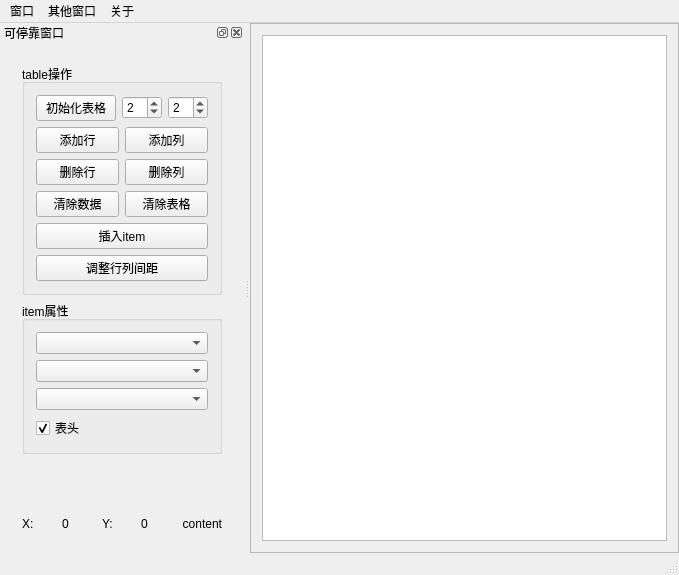
<?xml version="1.0" encoding="UTF-8"?>
<ui version="4.0">
 <class>MainWindow</class>
 <widget class="QMainWindow" name="MainWindow">
  <property name="geometry">
   <rect>
    <x>0</x>
    <y>0</y>
    <width>679</width>
    <height>575</height>
   </rect>
  </property>
  <property name="windowTitle">
   <string>窗口</string>
  </property>
  <widget class="QWidget" name="centralWidget">
   <layout class="QGridLayout" name="gridLayout_5">
    <property name="leftMargin">
     <number>0</number>
    </property>
    <property name="topMargin">
     <number>0</number>
    </property>
    <property name="rightMargin">
     <number>0</number>
    </property>
    <property name="bottomMargin">
     <number>0</number>
    </property>
    <property name="spacing">
     <number>0</number>
    </property>
    <item row="0" column="0">
     <widget class="QStackedWidget" name="stackedWidget">
      <property name="frameShape">
       <enum>QFrame::StyledPanel</enum>
      </property>
      <property name="currentIndex">
       <number>5</number>
      </property>
      <widget class="QWidget" name="page_stackedWidget">
       <layout class="QGridLayout" name="gridLayout_27">
        <item row="0" column="0">
         <widget class="QStackedWidget" name="stackedWidget_demo">
          <property name="minimumSize">
           <size>
            <width>300</width>
            <height>100</height>
           </size>
          </property>
          <property name="currentIndex">
           <number>0</number>
          </property>
          <widget class="QWidget" name="page_demo_1">
           <layout class="QGridLayout" name="gridLayout_7">
            <item row="0" column="0">
             <widget class="QLabel" name="label_3">
              <property name="layoutDirection">
               <enum>Qt::LeftToRight</enum>
              </property>
              <property name="text">
               <string>page1</string>
              </property>
              <property name="alignment">
               <set>Qt::AlignCenter</set>
              </property>
             </widget>
            </item>
           </layout>
          </widget>
          <widget class="QWidget" name="page_demo_2">
           <layout class="QGridLayout" name="gridLayout_24">
            <item row="0" column="0">
             <widget class="QLabel" name="label_4">
              <property name="layoutDirection">
               <enum>Qt::LeftToRight</enum>
              </property>
              <property name="text">
               <string>page2</string>
              </property>
              <property name="alignment">
               <set>Qt::AlignCenter</set>
              </property>
             </widget>
            </item>
           </layout>
          </widget>
         </widget>
        </item>
       </layout>
      </widget>
      <widget class="QWidget" name="page_tabWidget">
       <layout class="QGridLayout" name="gridLayout">
        <item row="0" column="0">
         <widget class="QTabWidget" name="tabWidget">
          <property name="minimumSize">
           <size>
            <width>200</width>
            <height>100</height>
           </size>
          </property>
          <property name="tabPosition">
           <enum>QTabWidget::North</enum>
          </property>
          <property name="tabShape">
           <enum>QTabWidget::Rounded</enum>
          </property>
          <property name="currentIndex">
           <number>1</number>
          </property>
          <property name="elideMode">
           <enum>Qt::ElideNone</enum>
          </property>
          <widget class="QWidget" name="tab_1">
           <attribute name="title">
            <string>Tab 1</string>
           </attribute>
           <layout class="QGridLayout" name="gridLayout_21">
            <item row="0" column="0">
             <widget class="QLabel" name="label">
              <property name="layoutDirection">
               <enum>Qt::LeftToRight</enum>
              </property>
              <property name="text">
               <string>Tab 1</string>
              </property>
              <property name="alignment">
               <set>Qt::AlignCenter</set>
              </property>
             </widget>
            </item>
           </layout>
          </widget>
          <widget class="QWidget" name="tab_2">
           <attribute name="title">
            <string>Tab 2</string>
           </attribute>
           <layout class="QGridLayout" name="gridLayout_22">
            <item row="0" column="0">
             <widget class="QLabel" name="label_2">
              <property name="layoutDirection">
               <enum>Qt::LeftToRight</enum>
              </property>
              <property name="text">
               <string>Tab 2</string>
              </property>
              <property name="alignment">
               <set>Qt::AlignCenter</set>
              </property>
             </widget>
            </item>
           </layout>
          </widget>
         </widget>
        </item>
       </layout>
      </widget>
      <widget class="QWidget" name="page_widget">
       <layout class="QGridLayout" name="gridLayout_6">
        <item row="0" column="0">
         <widget class="QWidget" name="widget" native="true">
          <layout class="QGridLayout" name="gridLayout_4">
           <item row="0" column="0">
            <widget class="QLabel" name="label_7">
             <property name="text">
              <string>widget</string>
             </property>
             <property name="alignment">
              <set>Qt::AlignCenter</set>
             </property>
            </widget>
           </item>
          </layout>
         </widget>
        </item>
        <item row="0" column="1">
         <widget class="QFrame" name="frame">
          <property name="minimumSize">
           <size>
            <width>100</width>
            <height>100</height>
           </size>
          </property>
          <property name="frameShape">
           <enum>QFrame::StyledPanel</enum>
          </property>
          <property name="frameShadow">
           <enum>QFrame::Raised</enum>
          </property>
          <layout class="QGridLayout" name="gridLayout_26">
           <item row="0" column="0">
            <widget class="QLabel" name="label_6">
             <property name="layoutDirection">
              <enum>Qt::LeftToRight</enum>
             </property>
             <property name="text">
              <string>frame</string>
             </property>
             <property name="alignment">
              <set>Qt::AlignCenter</set>
             </property>
            </widget>
           </item>
          </layout>
         </widget>
        </item>
        <item row="0" column="2">
         <widget class="QGroupBox" name="groupBox_demo">
          <property name="minimumSize">
           <size>
            <width>100</width>
            <height>100</height>
           </size>
          </property>
          <property name="title">
           <string>GroupBox</string>
          </property>
          <layout class="QGridLayout" name="gridLayout_25">
           <item row="1" column="0">
            <widget class="QRadioButton" name="radioButton_2">
             <property name="text">
              <string>RadioButton</string>
             </property>
            </widget>
           </item>
           <item row="0" column="0">
            <widget class="QRadioButton" name="radioButton">
             <property name="text">
              <string>RadioButton</string>
             </property>
            </widget>
           </item>
           <item row="3" column="0">
            <widget class="QCheckBox" name="checkBox_2">
             <property name="text">
              <string>CheckBox</string>
             </property>
            </widget>
           </item>
           <item row="2" column="0">
            <widget class="QCheckBox" name="checkBox">
             <property name="text">
              <string>CheckBox</string>
             </property>
            </widget>
           </item>
           <item row="4" column="0">
            <spacer name="verticalSpacer_3">
             <property name="orientation">
              <enum>Qt::Vertical</enum>
             </property>
             <property name="sizeHint" stdset="0">
              <size>
               <width>20</width>
               <height>40</height>
              </size>
             </property>
            </spacer>
           </item>
          </layout>
         </widget>
        </item>
       </layout>
      </widget>
      <widget class="QWidget" name="page_scrollArea">
       <layout class="QGridLayout" name="gridLayout_2">
        <item row="0" column="0">
         <widget class="QScrollArea" name="scrollArea">
          <property name="minimumSize">
           <size>
            <width>200</width>
            <height>100</height>
           </size>
          </property>
          <property name="widgetResizable">
           <bool>true</bool>
          </property>
          <widget class="QWidget" name="widget_2">
           <property name="geometry">
            <rect>
             <x>0</x>
             <y>0</y>
             <width>198</width>
             <height>98</height>
            </rect>
           </property>
           <layout class="QGridLayout" name="gridLayout_17">
            <item row="0" column="0">
             <widget class="QLabel" name="label_8">
              <property name="text">
               <string/>
              </property>
              <property name="pixmap">
               <pixmap>:/images/car/ic_background.png</pixmap>
              </property>
             </widget>
            </item>
           </layout>
          </widget>
         </widget>
        </item>
       </layout>
      </widget>
      <widget class="QWidget" name="page_mdiArea">
       <layout class="QGridLayout" name="gridLayout_3">
        <item row="0" column="0">
         <widget class="QMdiArea" name="mdiArea">
          <property name="minimumSize">
           <size>
            <width>100</width>
            <height>100</height>
           </size>
          </property>
         </widget>
        </item>
       </layout>
      </widget>
      <widget class="QWidget" name="page_listWidget">
       <layout class="QGridLayout" name="gridLayout_10">
        <item row="0" column="0">
         <widget class="QListWidget" name="listWidget"/>
        </item>
       </layout>
      </widget>
      <widget class="QWidget" name="page_treeWidget">
       <layout class="QGridLayout" name="gridLayout_8">
        <item row="0" column="0">
         <widget class="QTreeWidget" name="treeWidget">
          <column>
           <property name="text">
            <string notr="true">1</string>
           </property>
          </column>
         </widget>
        </item>
       </layout>
      </widget>
      <widget class="QWidget" name="page_tableWidget">
       <layout class="QGridLayout" name="gridLayout_9">
        <item row="0" column="0">
         <widget class="QTableWidget" name="tableWidget"/>
        </item>
       </layout>
      </widget>
     </widget>
    </item>
   </layout>
  </widget>
  <widget class="QMenuBar" name="menuBar">
   <property name="geometry">
    <rect>
     <x>0</x>
     <y>0</y>
     <width>679</width>
     <height>27</height>
    </rect>
   </property>
   <widget class="QMenu" name="menu_page">
    <property name="title">
     <string>窗口</string>
    </property>
    <addaction name="actionQWidget"/>
    <addaction name="actionQScrollArea"/>
    <addaction name="separator"/>
    <addaction name="actionQStackedWidget"/>
    <addaction name="actionQTabWidget"/>
    <addaction name="separator"/>
    <addaction name="actionQListWidget"/>
    <addaction name="actionQTreeWidget"/>
    <addaction name="actionQTableWidget"/>
   </widget>
   <widget class="QMenu" name="menu">
    <property name="title">
     <string>其他窗口</string>
    </property>
    <addaction name="actionQDockWidget"/>
    <addaction name="actionQMdiArea"/>
    <addaction name="actionOpenGWidget"/>
    <addaction name="actionQuickWidget"/>
   </widget>
   <widget class="QMenu" name="menuAbout">
    <property name="title">
     <string>关于</string>
    </property>
    <addaction name="actionAboutQt"/>
   </widget>
   <addaction name="menu_page"/>
   <addaction name="menu"/>
   <addaction name="menuAbout"/>
  </widget>
  <widget class="QStatusBar" name="statusBar"/>
  <widget class="QDockWidget" name="dockWidget">
   <property name="minimumSize">
    <size>
     <width>237</width>
     <height>526</height>
    </size>
   </property>
   <property name="windowTitle">
    <string>可停靠窗口</string>
   </property>
   <attribute name="dockWidgetArea">
    <number>1</number>
   </attribute>
   <widget class="QWidget" name="dockWidgetContents">
    <layout class="QGridLayout" name="gridLayout_15">
     <item row="0" column="0" rowspan="2">
      <widget class="QStackedWidget" name="stackedWidget_menu">
       <property name="currentIndex">
        <number>7</number>
       </property>
       <widget class="QWidget" name="page_stackedWidget_menu">
        <layout class="QGridLayout" name="gridLayout_16">
         <item row="1" column="0">
          <widget class="QPushButton" name="btn_stackedWidget_insert">
           <property name="text">
            <string>插入页</string>
           </property>
          </widget>
         </item>
         <item row="3" column="0">
          <spacer name="verticalSpacer">
           <property name="orientation">
            <enum>Qt::Vertical</enum>
           </property>
           <property name="sizeHint" stdset="0">
            <size>
             <width>20</width>
             <height>159</height>
            </size>
           </property>
          </spacer>
         </item>
         <item row="0" column="0">
          <widget class="QPushButton" name="btn_stackedWidget_toggle">
           <property name="text">
            <string>切换页</string>
           </property>
          </widget>
         </item>
         <item row="2" column="0">
          <widget class="QPushButton" name="btn_stackedWidget_delete">
           <property name="text">
            <string>删除页</string>
           </property>
          </widget>
         </item>
        </layout>
       </widget>
       <widget class="QWidget" name="page_tabWidget_menu">
        <layout class="QGridLayout" name="gridLayout_18">
         <item row="1" column="0">
          <widget class="QPushButton" name="btn_tabWidget_insert">
           <property name="text">
            <string>插入页</string>
           </property>
          </widget>
         </item>
         <item row="4" column="0">
          <spacer name="verticalSpacer_2">
           <property name="orientation">
            <enum>Qt::Vertical</enum>
           </property>
           <property name="sizeHint" stdset="0">
            <size>
             <width>20</width>
             <height>36</height>
            </size>
           </property>
          </spacer>
         </item>
         <item row="2" column="0">
          <widget class="QPushButton" name="btn_tabWidget_delete">
           <property name="text">
            <string>删除页</string>
           </property>
          </widget>
         </item>
         <item row="0" column="0">
          <widget class="QPushButton" name="btn_tabWidget_toggle">
           <property name="text">
            <string>切换页</string>
           </property>
          </widget>
         </item>
         <item row="3" column="0">
          <widget class="QComboBox" name="cbox_tabWidget"/>
         </item>
        </layout>
       </widget>
       <widget class="QWidget" name="page_widget_menu">
        <layout class="QGridLayout" name="gridLayout_14">
         <item row="0" column="0">
          <widget class="QToolBox" name="toolBox">
           <property name="currentIndex">
            <number>1</number>
           </property>
           <widget class="QWidget" name="page">
            <property name="geometry">
             <rect>
              <x>0</x>
              <y>0</y>
              <width>100</width>
              <height>30</height>
             </rect>
            </property>
            <attribute name="label">
             <string>QWidget</string>
            </attribute>
           </widget>
           <widget class="QWidget" name="page_2">
            <property name="geometry">
             <rect>
              <x>0</x>
              <y>0</y>
              <width>201</width>
              <height>378</height>
             </rect>
            </property>
            <attribute name="label">
             <string>QFrame</string>
            </attribute>
            <layout class="QGridLayout" name="gridLayout_29">
             <item row="1" column="0">
              <widget class="QComboBox" name="cbox_frame_Shape"/>
             </item>
             <item row="8" column="0">
              <spacer name="verticalSpacer_8">
               <property name="orientation">
                <enum>Qt::Vertical</enum>
               </property>
               <property name="sizeHint" stdset="0">
                <size>
                 <width>20</width>
                 <height>139</height>
                </size>
               </property>
              </spacer>
             </item>
             <item row="4" column="0">
              <widget class="QLabel" name="label_10">
               <property name="text">
                <string>lineWidth</string>
               </property>
              </widget>
             </item>
             <item row="7" column="0">
              <widget class="QSpinBox" name="spinBox_midLineWidth"/>
             </item>
             <item row="3" column="0">
              <widget class="QComboBox" name="cbox_frame_Shadow"/>
             </item>
             <item row="0" column="0">
              <widget class="QLabel" name="label_11">
               <property name="text">
                <string>Shape</string>
               </property>
              </widget>
             </item>
             <item row="5" column="0">
              <widget class="QSpinBox" name="spinBox_lineWidth"/>
             </item>
             <item row="6" column="0">
              <widget class="QLabel" name="label_9">
               <property name="text">
                <string>midLineWidth</string>
               </property>
              </widget>
             </item>
             <item row="2" column="0">
              <widget class="QLabel" name="label_12">
               <property name="text">
                <string>Shadow</string>
               </property>
              </widget>
             </item>
            </layout>
           </widget>
           <widget class="QWidget" name="page_3">
            <property name="geometry">
             <rect>
              <x>0</x>
              <y>0</y>
              <width>111</width>
              <height>107</height>
             </rect>
            </property>
            <attribute name="label">
             <string>GroupBox</string>
            </attribute>
            <layout class="QGridLayout" name="gridLayout_30">
             <item row="1" column="0">
              <widget class="QCheckBox" name="checkBox_demo">
               <property name="text">
                <string>checkable</string>
               </property>
              </widget>
             </item>
             <item row="0" column="0">
              <widget class="QComboBox" name="cbox_demo_alignment"/>
             </item>
             <item row="3" column="0">
              <spacer name="verticalSpacer_9">
               <property name="orientation">
                <enum>Qt::Vertical</enum>
               </property>
               <property name="sizeHint" stdset="0">
                <size>
                 <width>20</width>
                 <height>268</height>
                </size>
               </property>
              </spacer>
             </item>
             <item row="2" column="0">
              <widget class="QCheckBox" name="checkBox_demo_flat">
               <property name="text">
                <string>flat</string>
               </property>
              </widget>
             </item>
            </layout>
           </widget>
          </widget>
         </item>
        </layout>
       </widget>
       <widget class="QWidget" name="page_scrollArea_menu">
        <layout class="QGridLayout" name="gridLayout_19"/>
       </widget>
       <widget class="QWidget" name="page_mdiArea_menu">
        <layout class="QGridLayout" name="gridLayout_20">
         <item row="1" column="0">
          <widget class="QPushButton" name="btn_mdiArea_close">
           <property name="text">
            <string>删除当前窗口</string>
           </property>
          </widget>
         </item>
         <item row="5" column="0">
          <spacer name="verticalSpacer_4">
           <property name="orientation">
            <enum>Qt::Vertical</enum>
           </property>
           <property name="sizeHint" stdset="0">
            <size>
             <width>20</width>
             <height>40</height>
            </size>
           </property>
          </spacer>
         </item>
         <item row="3" column="0">
          <widget class="QComboBox" name="cbox_mdiArea_model"/>
         </item>
         <item row="2" column="0">
          <widget class="QPushButton" name="btn_mdiArea_closeAll">
           <property name="text">
            <string>关闭所有</string>
           </property>
          </widget>
         </item>
         <item row="4" column="0">
          <widget class="QComboBox" name="cbox_mdiArea_layout"/>
         </item>
         <item row="0" column="0">
          <widget class="QPushButton" name="btn_mdiArea_add">
           <property name="text">
            <string>新建子窗口</string>
           </property>
          </widget>
         </item>
        </layout>
       </widget>
       <widget class="QWidget" name="page_listWidget_menu">
        <layout class="QGridLayout" name="gridLayout_23">
         <item row="5" column="0">
          <widget class="QCheckBox" name="cbox_edit">
           <property name="text">
            <string>可编辑</string>
           </property>
          </widget>
         </item>
         <item row="2" column="0">
          <widget class="QPushButton" name="btn_listWidget_delete">
           <property name="text">
            <string>删除列</string>
           </property>
          </widget>
         </item>
         <item row="0" column="0">
          <widget class="QPushButton" name="btn_listWidget_add">
           <property name="text">
            <string>添加列</string>
           </property>
          </widget>
         </item>
         <item row="4" column="0">
          <widget class="QComboBox" name="cbox_listWidget_style"/>
         </item>
         <item row="7" column="0">
          <spacer name="verticalSpacer_5">
           <property name="orientation">
            <enum>Qt::Vertical</enum>
           </property>
           <property name="sizeHint" stdset="0">
            <size>
             <width>20</width>
             <height>36</height>
            </size>
           </property>
          </spacer>
         </item>
         <item row="1" column="0">
          <widget class="QPushButton" name="btn_listWidget_insert">
           <property name="text">
            <string>插入列</string>
           </property>
          </widget>
         </item>
         <item row="3" column="0">
          <widget class="QPushButton" name="btn_listWidget_clear">
           <property name="text">
            <string>清空列</string>
           </property>
          </widget>
         </item>
        </layout>
       </widget>
       <widget class="QWidget" name="page_treeWidget_menu">
        <layout class="QGridLayout" name="gridLayout_28">
         <item row="0" column="0">
          <widget class="QPushButton" name="btn_treeWidget_path">
           <property name="text">
            <string>选择目录</string>
           </property>
          </widget>
         </item>
         <item row="2" column="0">
          <spacer name="verticalSpacer_6">
           <property name="orientation">
            <enum>Qt::Vertical</enum>
           </property>
           <property name="sizeHint" stdset="0">
            <size>
             <width>20</width>
             <height>202</height>
            </size>
           </property>
          </spacer>
         </item>
         <item row="1" column="0">
          <widget class="QPushButton" name="btn_treeWidget_delete">
           <property name="text">
            <string>删除当前项</string>
           </property>
          </widget>
         </item>
        </layout>
       </widget>
       <widget class="QWidget" name="page_tableWidget_menu">
        <layout class="QGridLayout" name="gridLayout_13">
         <item row="0" column="0">
          <widget class="QGroupBox" name="groupBox_2">
           <property name="title">
            <string>table操作</string>
           </property>
           <layout class="QGridLayout" name="gridLayout_11">
            <item row="3" column="0">
             <layout class="QHBoxLayout" name="horizontalLayout_5">
              <item>
               <widget class="QPushButton" name="btn_tableWidget_cleartable">
                <property name="text">
                 <string>清除数据</string>
                </property>
               </widget>
              </item>
              <item>
               <widget class="QPushButton" name="btn_tableWidget_cleardate">
                <property name="text">
                 <string>清除表格</string>
                </property>
               </widget>
              </item>
             </layout>
            </item>
            <item row="0" column="0">
             <layout class="QHBoxLayout" name="horizontalLayout_4">
              <item>
               <widget class="QPushButton" name="btn_tableWidget_init">
                <property name="text">
                 <string>初始化表格</string>
                </property>
               </widget>
              </item>
              <item>
               <widget class="QSpinBox" name="spinBox_row">
                <property name="maximumSize">
                 <size>
                  <width>40</width>
                  <height>16777215</height>
                 </size>
                </property>
                <property name="value">
                 <number>2</number>
                </property>
               </widget>
              </item>
              <item>
               <widget class="QSpinBox" name="spinBox_col">
                <property name="maximumSize">
                 <size>
                  <width>40</width>
                  <height>16777215</height>
                 </size>
                </property>
                <property name="value">
                 <number>2</number>
                </property>
               </widget>
              </item>
             </layout>
            </item>
            <item row="2" column="0">
             <layout class="QHBoxLayout" name="horizontalLayout_2">
              <item>
               <widget class="QPushButton" name="btn_tableWidget_delrow">
                <property name="text">
                 <string>删除行</string>
                </property>
               </widget>
              </item>
              <item>
               <widget class="QPushButton" name="btn_tableWidget_delcol">
                <property name="text">
                 <string>删除列</string>
                </property>
               </widget>
              </item>
             </layout>
            </item>
            <item row="1" column="0">
             <layout class="QHBoxLayout" name="horizontalLayout">
              <item>
               <widget class="QPushButton" name="btn_tableWidget_addrow">
                <property name="text">
                 <string>添加行</string>
                </property>
               </widget>
              </item>
              <item>
               <widget class="QPushButton" name="btn_tableWidget_addcol">
                <property name="text">
                 <string>添加列</string>
                </property>
               </widget>
              </item>
             </layout>
            </item>
            <item row="5" column="0">
             <widget class="QPushButton" name="btn_tableWidget_adjust">
              <property name="text">
               <string>调整行列间距</string>
              </property>
             </widget>
            </item>
            <item row="4" column="0">
             <widget class="QPushButton" name="btn_tableWidget_insertitem">
              <property name="text">
               <string>插入item</string>
              </property>
             </widget>
            </item>
           </layout>
          </widget>
         </item>
         <item row="1" column="0">
          <widget class="QGroupBox" name="groupBox_3">
           <property name="title">
            <string>item属性</string>
           </property>
           <layout class="QGridLayout" name="gridLayout_12">
            <item row="4" column="0">
             <widget class="QComboBox" name="cbox_tableWidget_SelectionMode"/>
            </item>
            <item row="0" column="0">
             <widget class="QComboBox" name="cbox_tableWidget_EditTrigger"/>
            </item>
            <item row="3" column="0">
             <widget class="QComboBox" name="cbox_tableWidget_SelectionBehavior"/>
            </item>
            <item row="5" column="0">
             <widget class="QCheckBox" name="cbox_table_title">
              <property name="text">
               <string>表头</string>
              </property>
              <property name="checked">
               <bool>true</bool>
              </property>
             </widget>
            </item>
           </layout>
          </widget>
         </item>
         <item row="2" column="0">
          <spacer name="verticalSpacer_7">
           <property name="orientation">
            <enum>Qt::Vertical</enum>
           </property>
           <property name="sizeHint" stdset="0">
            <size>
             <width>20</width>
             <height>129</height>
            </size>
           </property>
          </spacer>
         </item>
         <item row="3" column="0">
          <layout class="QHBoxLayout" name="horizontalLayout_3">
           <item>
            <widget class="QLabel" name="lab_x">
             <property name="text">
              <string>X:</string>
             </property>
            </widget>
           </item>
           <item>
            <widget class="QLabel" name="lab_pos_x">
             <property name="text">
              <string>0</string>
             </property>
            </widget>
           </item>
           <item>
            <widget class="QLabel" name="lab_y">
             <property name="text">
              <string>Y:</string>
             </property>
            </widget>
           </item>
           <item>
            <widget class="QLabel" name="lab_pos_y">
             <property name="text">
              <string>0</string>
             </property>
            </widget>
           </item>
           <item>
            <widget class="QLabel" name="lab_content">
             <property name="text">
              <string>content</string>
             </property>
             <property name="alignment">
              <set>Qt::AlignRight|Qt::AlignTrailing|Qt::AlignVCenter</set>
             </property>
            </widget>
           </item>
          </layout>
         </item>
        </layout>
       </widget>
      </widget>
     </item>
    </layout>
   </widget>
  </widget>
  <action name="actionQWidget">
   <property name="text">
    <string>QWidget</string>
   </property>
  </action>
  <action name="actionQScrollArea">
   <property name="text">
    <string>QScrollArea</string>
   </property>
  </action>
  <action name="actionQStackedWidget">
   <property name="text">
    <string>QStackedWidget</string>
   </property>
  </action>
  <action name="actionQListWidget">
   <property name="text">
    <string>QListWidget</string>
   </property>
  </action>
  <action name="actionQTabWidget">
   <property name="text">
    <string>QTabWidget</string>
   </property>
  </action>
  <action name="actionQDockWidget">
   <property name="text">
    <string>QDockWidget</string>
   </property>
   <property name="toolTip">
    <string>隐藏/显示QDockWidget</string>
   </property>
  </action>
  <action name="actionQTreeWidget">
   <property name="text">
    <string>QTreeWidget</string>
   </property>
  </action>
  <action name="actionQTableWidget">
   <property name="text">
    <string>QTableWidget</string>
   </property>
  </action>
  <action name="actionQMdiArea">
   <property name="text">
    <string>QMdiArea</string>
   </property>
  </action>
  <action name="actionOpenGWidget">
   <property name="text">
    <string>OpenGWidget</string>
   </property>
  </action>
  <action name="actionQuickWidget">
   <property name="text">
    <string>QuickWidget</string>
   </property>
  </action>
  <action name="actionAboutQt">
   <property name="text">
    <string>About Qt</string>
   </property>
  </action>
 </widget>
 <layoutdefault spacing="6" margin="11"/>
 <resources/>
 <connections/>
</ui>
